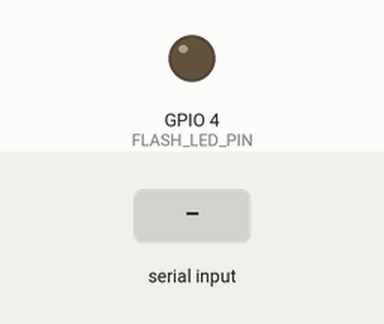
Recording of a sketch running on a simulated ESP32. Shown: output pins drawn as LEDs (lit = HIGH). The test bench sets the inputs (shaded band). WiFi joins after 1.5 s; servers stay silent unless stated; uploads are accepted with an empty reply; the camera gives no picture; what the sketch prints to the serial monitor is not drawn.

Above: at 3.0 s.
3.1 s: "CAPTURE\n" received over Serial
At 3.23 s:
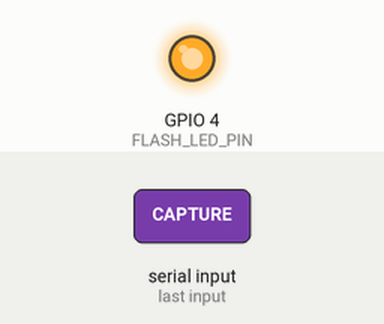
Timing chart, 0 to 6.1 s (numbered marks = the images above; inputs shaded):
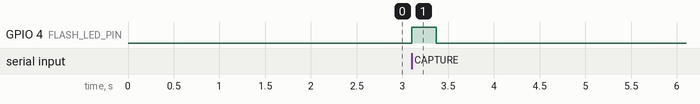

Measured:
- after the input at 3.1 s, GPIO 4 (FLASH_LED_PIN): LOW → HIGH at once, → LOW 0.27 s later

The sketch:

EcoStation_Cam_Server.ino
```cpp
/*
 * ============================================================================
 *  SMART ECO STATION  -  ESP32-CAM (Teachable Machine server version)
 * ============================================================================
 *  Alternative to EcoStation_Cam: instead of running the model on the CAM,
 *  the photo is POSTed to ClassifierServer/app.py (Teachable Machine model on
 *  a PC / Raspberry Pi on the same WiFi).
 *
 *  UART protocol with the main ESP32 is identical, so EcoStation_Main needs
 *  no changes:  receives "CAPTURE"  ->  replies "RESULT:WET:0.93" / "RESULT:DRY:0.88"
 *
 *  Board: "AI Thinker ESP32-CAM", PSRAM enabled.
 *  Unplug the GPIO1/GPIO3 wires to the main ESP32 while flashing.
 * ============================================================================
 */

#include <WiFi.h>
#include <HTTPClient.h>
#include "esp_camera.h"

const char* WIFI_SSID     = "YOUR_WIFI_NAME";
const char* WIFI_PASSWORD = "YOUR_WIFI_PASSWORD";
// Printed by app.py when it starts, e.g. "http://192.168.1.20:5000/classify"
const char* SERVER_URL    = "http://192.168.1.20:5000/classify";

// ---------------- AI-Thinker pin map
#define PWDN_GPIO_NUM   32
#define RESET_GPIO_NUM  -1
#define XCLK_GPIO_NUM    0
#define SIOD_GPIO_NUM   26
#define SIOC_GPIO_NUM   27
#define Y9_GPIO_NUM     35
#define Y8_GPIO_NUM     34
#define Y7_GPIO_NUM     39
#define Y6_GPIO_NUM     36
#define Y5_GPIO_NUM     21
#define Y4_GPIO_NUM     19
#define Y3_GPIO_NUM     18
#define Y2_GPIO_NUM      5
#define VSYNC_GPIO_NUM  25
#define HREF_GPIO_NUM   23
#define PCLK_GPIO_NUM   22
#define FLASH_LED_PIN    4

bool initCamera() {
  camera_config_t c = {};
  c.ledc_channel = LEDC_CHANNEL_0;  c.ledc_timer = LEDC_TIMER_0;
  c.pin_d0 = Y2_GPIO_NUM; c.pin_d1 = Y3_GPIO_NUM; c.pin_d2 = Y4_GPIO_NUM;
  c.pin_d3 = Y5_GPIO_NUM; c.pin_d4 = Y6_GPIO_NUM; c.pin_d5 = Y7_GPIO_NUM;
  c.pin_d6 = Y8_GPIO_NUM; c.pin_d7 = Y9_GPIO_NUM;
  c.pin_xclk = XCLK_GPIO_NUM; c.pin_pclk = PCLK_GPIO_NUM;
  c.pin_vsync = VSYNC_GPIO_NUM; c.pin_href = HREF_GPIO_NUM;
  c.pin_sccb_sda = SIOD_GPIO_NUM; c.pin_sccb_scl = SIOC_GPIO_NUM;
  c.pin_pwdn = PWDN_GPIO_NUM; c.pin_reset = RESET_GPIO_NUM;
  c.xclk_freq_hz = 20000000;
  c.pixel_format = PIXFORMAT_JPEG;
  c.frame_size = FRAMESIZE_VGA;        // 640x480, server resizes to 224x224
  c.jpeg_quality = 12;
  c.fb_count = 1;
  c.fb_location = CAMERA_FB_IN_PSRAM;
  c.grab_mode = CAMERA_GRAB_LATEST;
  return esp_camera_init(&c) == ESP_OK;
}

// Pulls a string value out of the server's small JSON reply
String jsonString(const String& json, const String& key) {
  int k = json.indexOf("\"" + key + "\"");
  if (k < 0) return "";
  int colon = json.indexOf(':', k);
  int q1 = json.indexOf('"', colon + 1);
  int nullPos = json.indexOf("null", colon + 1);
  if (q1 < 0 || (nullPos >= 0 && nullPos < q1)) return "";
  return json.substring(q1 + 1, json.indexOf('"', q1 + 1));
}

float jsonFloat(const String& json, const String& key) {
  int k = json.indexOf("\"" + key + "\"");
  if (k < 0) return 0;
  return json.substring(json.indexOf(':', k) + 1).toFloat();
}

void classify() {
  if (WiFi.status() != WL_CONNECTED) { Serial.println("ERROR:WIFI"); return; }

  digitalWrite(FLASH_LED_PIN, HIGH);
  delay(150);
  camera_fb_t* fb = esp_camera_fb_get();       // discard stale frame
  if (fb) esp_camera_fb_return(fb);
  fb = esp_camera_fb_get();
  digitalWrite(FLASH_LED_PIN, LOW);
  if (!fb) { Serial.println("ERROR:CAPTURE"); return; }

  HTTPClient http;
  http.begin(SERVER_URL);
  http.setTimeout(6000);                        // main board waits up to 8 s
  http.addHeader("Content-Type", "image/jpeg");
  int code = http.POST(fb->buf, fb->len);
  esp_camera_fb_return(fb);

  if (code != 200) {
    Serial.printf("ERROR:SERVER_%d\n", code);
    http.end();
    return;
  }
  String body = http.getString();
  http.end();
  Serial.println("  server: " + body);

  // app.py returns {"label": ..., "confidence": ..., "stream": "WET"|"DRY"|"NONE"|null}
  String stream = jsonString(body, "stream");
  float conf = jsonFloat(body, "confidence");
  if (stream == "WET" || stream == "DRY" || stream == "NONE") Serial.printf("RESULT:%s:%.2f\n", stream.c_str(), conf);
  else Serial.println("ERROR:UNMAPPED_LABEL");
}

void setup() {
  Serial.begin(115200);
  pinMode(FLASH_LED_PIN, OUTPUT);
  digitalWrite(FLASH_LED_PIN, LOW);

  if (!initCamera()) {
    Serial.println("ERROR:CAMERA_INIT");
    while (true) delay(1000);
  }

  WiFi.begin(WIFI_SSID, WIFI_PASSWORD);
  for (int i = 0; i < 40 && WiFi.status() != WL_CONNECTED; i++) delay(500);
  Serial.println(WiFi.status() == WL_CONNECTED ? "CAM READY " + WiFi.localIP().toString()
                                               : String("ERROR:WIFI"));
}

unsigned long lastWifiRetry = 0;

void loop() {
  if (WiFi.status() != WL_CONNECTED && millis() - lastWifiRetry > 10000) {
    WiFi.reconnect();
    lastWifiRetry = millis();
  }
  if (Serial.available()) {
    String cmd = Serial.readStringUntil('\n');
    cmd.trim();
    if (cmd == "CAPTURE") classify();
  }
}
```
